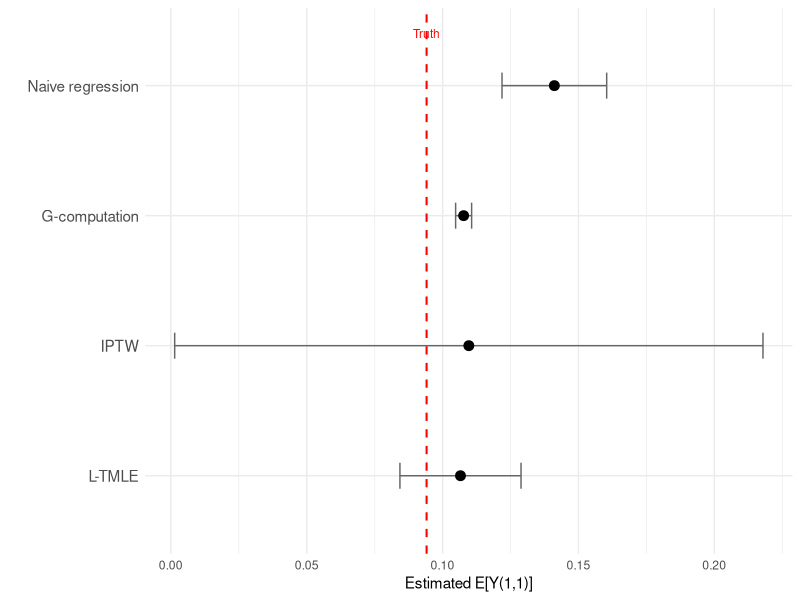

Generate this figure with R:
## ---- chunk 1
#| include: false
library(tidyverse)
knitr::opts_chunk$set(
  collapse = TRUE,
  comment = "#>",
  fig.width = 7,
  fig.height = 4,
  fig.align = "center"
)
logit <- function(p) log(p / (1 - p))
## ---- chunk 2
set.seed(2026)
n <- 2000

W_age    <- rnorm(n, mean = 40, sd = 10)
W_male   <- rbinom(n, 1, 0.6)
W_cd4_bl <- pmax(50, rnorm(n, mean = 350, sd = 120))
W_vl_bl  <- rnorm(n, mean = 4.2, sd = 0.7)
W <- 0.01 * (W_age - 40) - 0.001 * (W_cd4_bl - 350) + 0.2 * W_vl_bl - 0.1 * W_male

g1_true <- plogis(0.3 + 0.5 * W)
A1 <- rbinom(n, 1, g1_true)
L1 <- rnorm(n, mean = 0.3 * W + 1.2 * A1, sd = 1)  # strong treatment -> confounder
g2_true <- plogis(-0.5 + 0.8 * L1 + 0.3 * A1)       # strong confounder -> treatment
A2 <- rbinom(n, 1, g2_true)
Y <- rbinom(n, 1, plogis(-0.8 - 0.4 * A1 - 0.5 * A2 - 0.6 * L1 + 0.2 * W))  # strong L1 effect

dat <- tibble(W, A1, L1, A2, Y)
## ---- chunk 3
# Oracle truth (separate seed, large MC sample)
set.seed(9999)
n_mc <- 100000
W_mc <- rep(W, length.out = n_mc)
L1_cf11 <- rnorm(n_mc, mean = 0.3 * W_mc + 1.2, sd = 1)
Y_cf11  <- plogis(-0.8 - 0.4 - 0.5 - 0.6 * L1_cf11 + 0.2 * W_mc)
true_EY_11 <- mean(Y_cf11)
cat("True E[Y(1,1)]:", round(true_EY_11, 4), "\n")
## ---- chunk 4
# Time 1: P(A1 = 1 | W)
g1_mod <- glm(A1 ~ W, family = binomial, data = dat)
g1_hat <- pmax(0.01, pmin(0.99, predict(g1_mod, type = "response")))

# Time 2: P(A2 = 1 | A1, L1, W)
g2_mod <- glm(A2 ~ L1 + A1 + W, family = binomial, data = dat)
g2_hat <- pmax(0.01, pmin(0.99, predict(g2_mod, type = "response")))

# Evaluate g2 under the intervention value A1=1
g2_under_a1 <- pmax(0.01, pmin(0.99,
  predict(g2_mod, newdata = dat %>% mutate(A1 = 1), type = "response")))

# Cumulative probability of following "always adhere"
g_cumulative <- g1_hat * g2_under_a1
cat("Cumulative g range:", round(range(g_cumulative), 3), "\n")
## ---- chunk 5
Q2_mod <- glm(Y ~ A2 + L1 + A1 + W + A1:A2, family = binomial, data = dat)
Q2_A2is1 <- predict(Q2_mod, newdata = dat %>% mutate(A2 = 1), type = "response")
cat("Q2(A2=1) range:", round(range(Q2_A2is1), 4), "\n")
## ---- chunk 6
Q1_mod <- glm(Q2_A2is1 ~ A1 + W, family = quasibinomial, data = dat)
Q1_A1is1 <- predict(Q1_mod, newdata = dat %>% mutate(A1 = 1), type = "response")
cat("G-computation estimate E[Y(1,1)]:", round(mean(Q1_A1is1), 4), "\n")
cat("True E[Y(1,1)]:                  ", round(true_EY_11, 4), "\n")
## ---- chunk 7
H2 <- (dat$A1 == 1 & dat$A2 == 1) / (g1_hat * g2_under_a1)
QA_init_t2 <- predict(Q2_mod, type = "response")

# Fluctuation model
fluc2 <- glm(dat$Y ~ -1 + offset(logit(QA_init_t2)) + H2, family = binomial)
eps2 <- coef(fluc2)

# Update Q2 predictions under A2=1
Q2_star <- plogis(logit(Q2_A2is1) + eps2 / (g1_hat * g2_under_a1))
cat("Epsilon at time 2:", round(eps2, 5), "\n")
## ---- chunk 8
Q1_mod_updated <- glm(Q2_star ~ A1 + W, family = quasibinomial, data = dat)
Q1_updated <- predict(Q1_mod_updated, type = "response")
Q1_under_a1 <- predict(Q1_mod_updated, newdata = dat %>% mutate(A1 = 1), type = "response")

H1 <- (dat$A1 == 1) / g1_hat

fluc1 <- glm(Q2_star ~ -1 + offset(logit(Q1_updated)) + H1, family = quasibinomial)
eps1 <- coef(fluc1)

Q1_star <- plogis(logit(Q1_under_a1) + eps1 / g1_hat)
cat("Epsilon at time 1:", round(eps1, 5), "\n")
## ---- chunk 9
ltmle_est_11 <- mean(Q1_star)
cat("L-TMLE estimate E[Y(1,1)]:", round(ltmle_est_11, 4), "\n")
cat("True E[Y(1,1)]:           ", round(true_EY_11, 4), "\n")
## ---- chunk 10
naive_mod <- glm(Y ~ A1 + A2 + L1 + W, family = binomial, data = dat)
naive_pred_11 <- mean(predict(naive_mod, newdata = dat %>% mutate(A1 = 1, A2 = 1), type = "response"))

iptw_w <- ifelse(dat$A1 == 1 & dat$A2 == 1, 1 / (g1_hat * g2_hat), 0)
iptw_est <- sum(iptw_w * dat$Y) / sum(iptw_w)

# --- Confidence intervals via influence curves ---

# Naive regression CI (influence curve for standardized mean)
naive_p1 <- predict(naive_mod, newdata = dat %>% mutate(A1 = 1, A2 = 1), type = "response")
naive_resid <- dat$Y - predict(naive_mod, type = "response")
naive_H <- ifelse(dat$A1 == 1 & dat$A2 == 1, 1, 0)
naive_ic <- naive_p1 - naive_pred_11 + naive_H * naive_resid / mean(naive_H)
naive_se <- sd(naive_ic) / sqrt(n)

# G-computation CI (use the TMLE-style IC with Q1 model)
gcomp_resid <- Q2_A2is1 - predict(Q1_mod, type = "response")
gcomp_ic <- Q1_A1is1 - mean(Q1_A1is1) + ifelse(dat$A1 == 1, 1, 0) * gcomp_resid / mean(dat$A1 == 1)
gcomp_se <- sd(gcomp_ic) / sqrt(n)

# IPTW CI
iptw_num <- iptw_w * dat$Y
iptw_den <- sum(iptw_w)
iptw_ic <- (iptw_num - iptw_est * iptw_w) / mean(iptw_w > 0)
iptw_se <- sd(iptw_ic[iptw_w > 0]) / sqrt(sum(iptw_w > 0))

# L-TMLE CI (from efficient influence curve)
Qstar_obs <- ifelse(dat$A1 == 1, Q1_star, Q1_star)  # at observed A
H_obs_ltmle <- ifelse(dat$A1 == 1 & dat$A2 == 1,
                       1 / (g1_hat * g2_under_a1), 0)
ltmle_ic <- H_obs_ltmle * (dat$Y - predict(Q2_mod, type = "response")) +
            Q1_star - ltmle_est_11
ltmle_se <- sd(ltmle_ic) / sqrt(n)

comparison <- tibble(
  Method = c("True E[Y(1,1)]", "Naive regression", "G-computation", "IPTW", "L-TMLE"),
  Estimate = c(true_EY_11, naive_pred_11, mean(Q1_A1is1), iptw_est, ltmle_est_11),
  SE = c(NA, naive_se, gcomp_se, iptw_se, ltmle_se),
  Lower = Estimate - 1.96 * SE,
  Upper = Estimate + 1.96 * SE
)
comparison |> mutate(across(where(is.numeric), ~ round(.x, 4))) |> as.data.frame()
## ---- chunk 11
#| label: fig-estimator-comparison
#| fig-cap: "Comparison of estimators for the counterfactual failure rate under sustained high adherence. Error bars show 95% confidence intervals. The dashed red line marks the true value."
#| code-fold: true
plot_df <- comparison |> filter(Method != "True E[Y(1,1)]")

ggplot(plot_df, aes(x = Estimate, y = factor(Method, levels = rev(plot_df$Method)))) +
  geom_errorbarh(aes(xmin = Lower, xmax = Upper), height = 0.2, color = "grey40") +
  geom_point(size = 3) +
  geom_vline(xintercept = true_EY_11, linetype = "dashed", color = "red", linewidth = 0.7) +
  annotate("text", x = true_EY_11, y = 4.4, label = "Truth", color = "red", size = 3) +
  labs(x = "Estimated E[Y(1,1)]", y = "") +
  theme_minimal() +
  theme(axis.text.y = element_text(size = 11))
